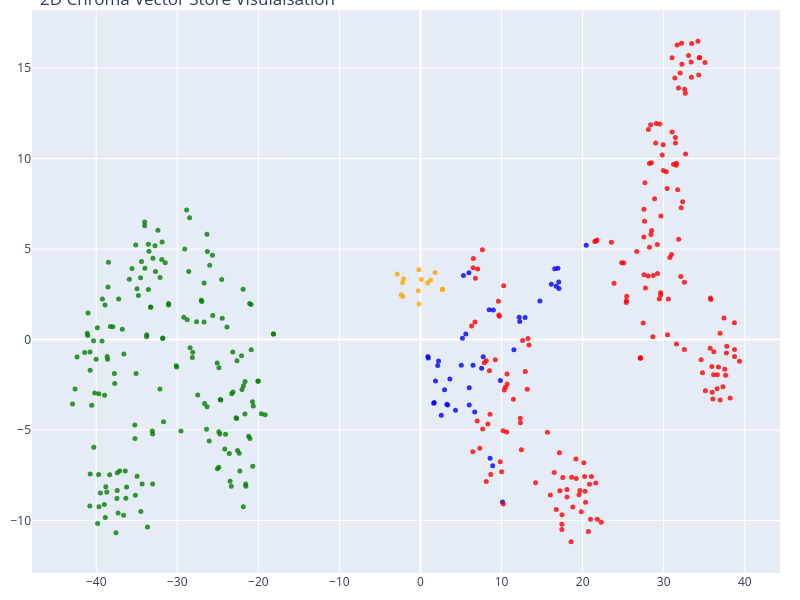

Notebook code for this chart:
### Code cell
tsne = TSNE(n_components=2, random_state=42)
reduced_vectors = tsne.fit_transform(vectors)

#2d scatter plot
fig = go.Figure(data=[go.Scatter(
    x=reduced_vectors[:, 0],
    y=reduced_vectors[:, 1],
    mode='markers',
    marker=dict(size=5, color=colors, opacity=0.8),
    text = [f"Type: {t}<br>Text: {d[:100]}..." for t, d in zip(doc_types, documents)],
    hoverinfo = 'text'
)])

fig.update_layout(title = '2D Chroma Vector Store Visulaisation',
                  scene=dict(xaxis_title='x', yaxis_title='y'),
                  width=800,
                  height=600,
                  margin = dict(r=20, b=10, l=10, t=10)
                  )

fig.show()

### Figure 1 — Plotly figure (JSON) as saved in the notebook; plotly's stock layout.template omitted (floating-point values rounded to 4 significant figures; data arrays with more than 128 entries replaced by an {"elided": "..."} marker saying what was removed)
{"data": [{"hoverinfo": "text", "marker": {"color": {"elided": "408 str values"}, "opacity": 0.8, "size": 5}, "mode": "markers", "text": {"elided": "408 str values"}, "type": "scatter", "x": {"elided": "408 float values"}, "y": {"elided": "408 float values"}}], "layout": {"height": 600, "margin": {"b": 10, "l": 10, "r": 20, "t": 10}, "scene": {"xaxis": {"title": {"text": "x"}}, "yaxis": {"title": {"text": "y"}}}, "title": {"text": "2D Chroma Vector Store Visulaisation"}, "width": 800}}
